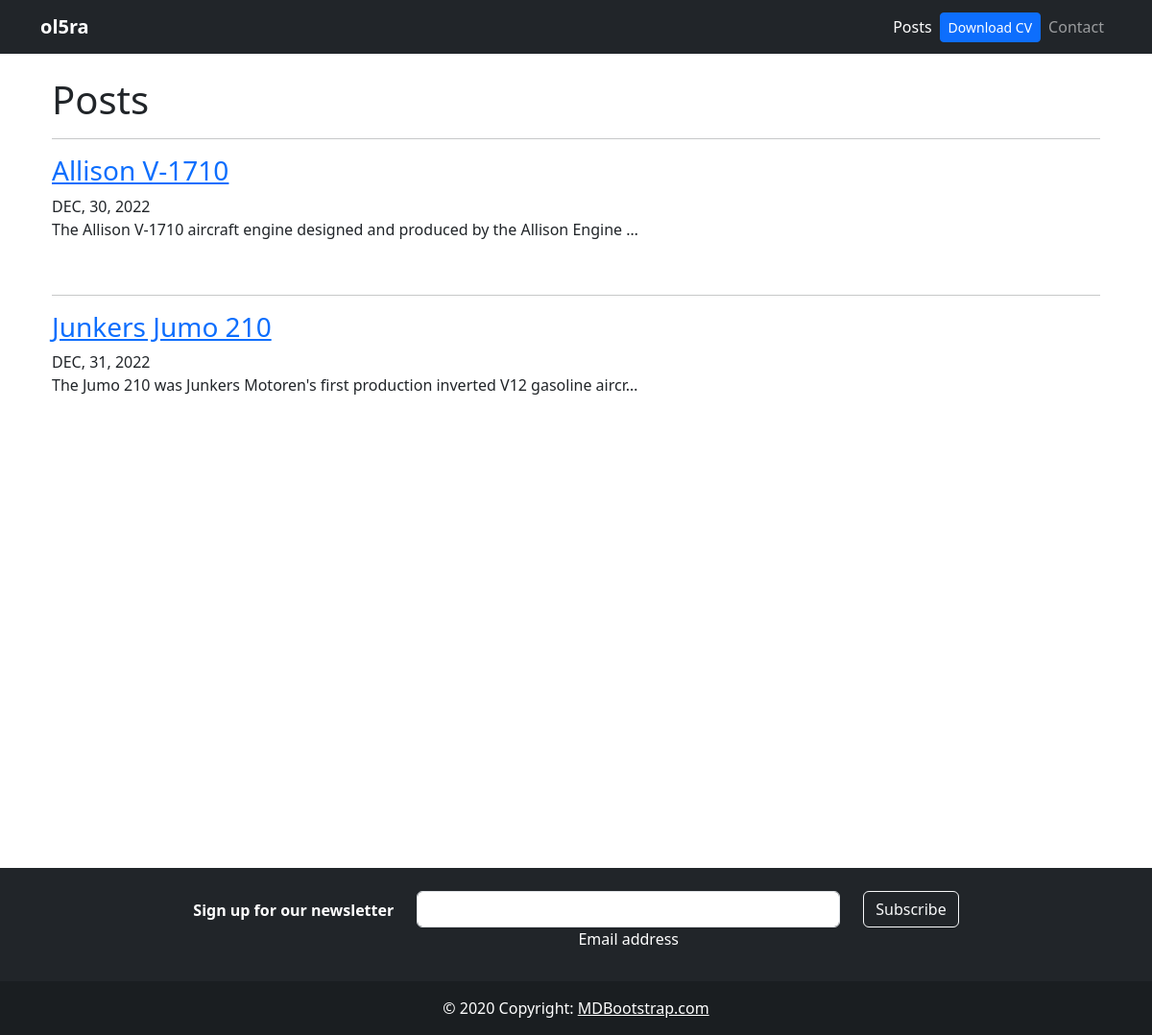
The page /blogs/ on the database as committed earlier.
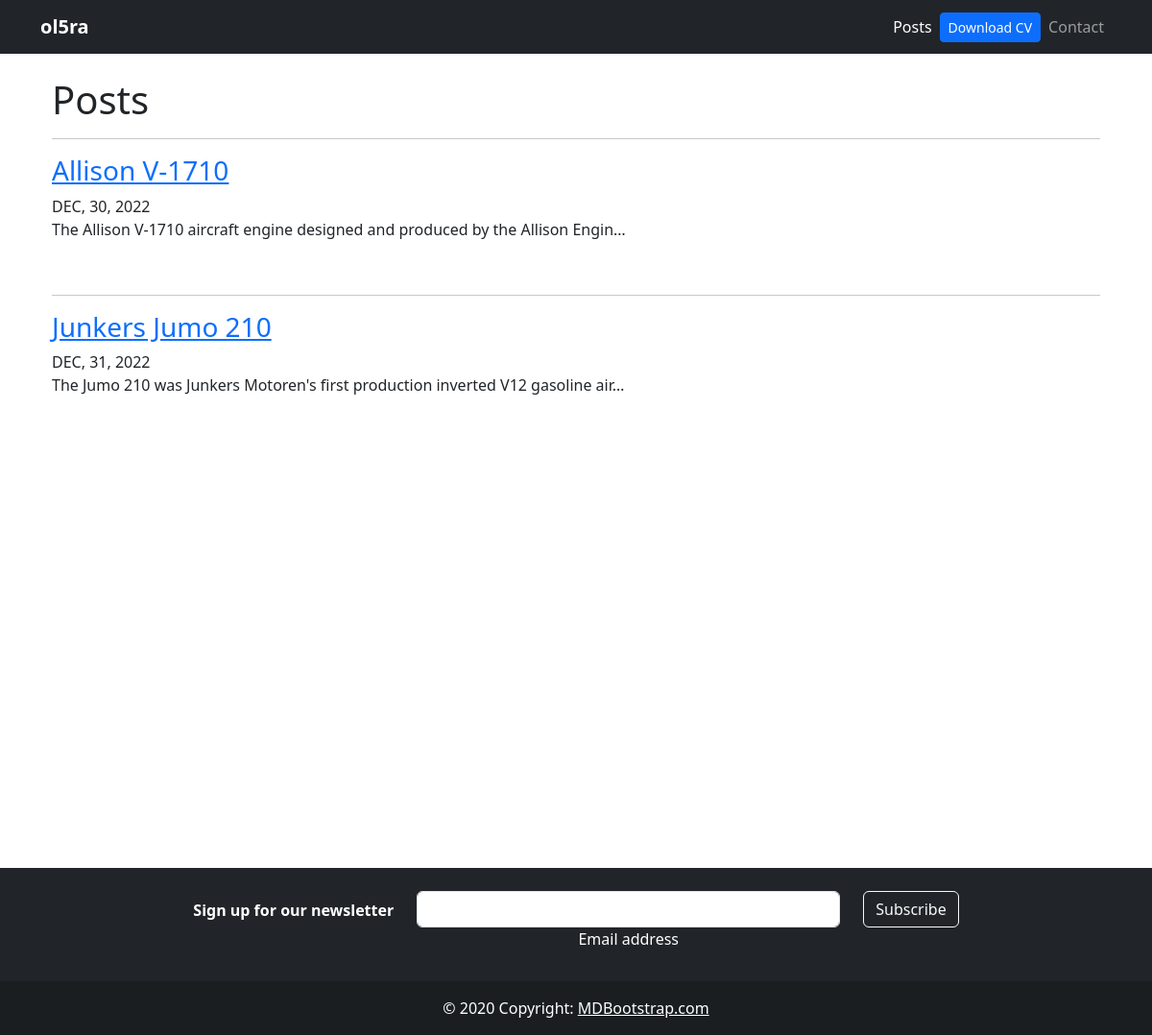
The same page on the database as committed later.
### App_Blog/models.py (models this page shows, shortened)
class MO_blogs(models.Model):
    name = models.CharField(max_length=100)
    description = models.TextField()
    image = models.ImageField(upload_to='App_Blog/images')
    date = models.DateField(default = datetime.date.today)

### App_Blog/views.py (the view)
# urls.py: path('', vw.VW_posts, name='URL_posts'),
def VW_posts(request):
    posts = MO_blogs.objects.all()
    return render(request, 'posts.html', {
        'posts': posts
    })

### App_Blog/templates/posts.html
{% extends 'layouts/base.html' %}
{% block content %}
<h1>Posts</h1>
{% for post in posts %}
    <hr>
    <h3><a href="{% url 'AppBlog:URL_post_detail' pk=post.id %}">{{ post.name }}</a></h3>
    <caption>{{ post.date | date:"M, d, Y" | upper }}</caption>
    <p>{{ post.description | striptags | truncatechars:80 }}</p>
    <br>
{% endfor %}
{% endblock %}

### App_Portfolio/templates/layouts/base.html (shortened to what this page needs)
{% load static %}
<!DOCTYPE html>
<html lang="en">
<head>
    <link href="https://cdn.jsdelivr.net/npm/bootstrap@5.3.0-alpha1/dist/css/bootstrap.min.css" rel="stylesheet"
>
    <link rel="stylesheet" href="{% static 'styles/main.css' %}">
</head>
<body>
    <header>
            {% include 'partials/navbar.html' %}
    </header>
    <main class="container p-4">
        <section>
            {% block content %}{% endblock %}
        </section>
    </main>
    <footer>
            {% include 'partials/footer.html' %}
    </footer>
</body>
</html>

### App_Portfolio/templates/partials/navbar.html (shortened to what this page needs)
{% load static %}
<nav class="navbar navbar-expand-lg navbar-dark bg-dark">
  <div class="container">
    <a class="navbar-brand fw-bold" href="{% url 'URL_home' %}">ol5ra</a>
    <div class="collapse navbar-collapse" id="navbarNav">
      <ul class="navbar-nav ms-auto">
        <li class="nav-item">
          <a
            class="nav-link active"
            aria-current="page"
            href="{% url 'AppBlog:URL_posts' %}"
            >Posts</a
          >
        </li>
        <li class="nav-item d-flex align-items-center">
          <a class="btn btn-primary btn-sm" href="{% static 'files/pdf.pdf' %}"
            target="_blank"
            >Download CV</a
          >
        </li>
        <li class="nav-item">
          <a class="nav-link" href="{% url 'URL_contact' %}">Contact</a>
        </li>
      </ul>
    </div>
  </div>
</nav>

### App_Portfolio/templates/partials/footer.html (shortened to what this page needs)
<footer class="bg-dark text-center text-white">
    <div class="container p-4 pb-0">
        <form action="">
          <div class="row d-flex justify-content-center">
            <div class="col-auto">
              <p class="pt-2">
                <strong>Sign up for our newsletter</strong>
              </p>
            </div>
            <div class="col-md-5 col-12">
              <div class="form-outline form-white mb-4">
                <input type="email" id="form5Example29" class="form-control" />
                <label class="form-label" for="form5Example29">Email address</label>
              </div>
            </div>
            <div class="col-auto">
              <button type="submit" class="btn btn-outline-light mb-4">
                Subscribe
              </button>
            </div>
          </div>
        </form>
    </div>
    <div class="text-center p-3" style="background-color: rgba(0, 0, 0, 0.2);">
      © 2020 Copyright:
      <a class="text-white" href="https://mdbootstrap.com/">MDBootstrap.com</a>
    </div>
  </footer>

### App_Portfolio/static/styles/main.css (style rules this page uses)
section { height:100vh; width: 100%; background-position:center; background-repeat: no-repeat; background-size: cover; background-attachment: fixed; }

Rows that differ between the two databases and show on the page:
changed MO_blogs "Allison V-1710": description "The Allison V-1710 aircraft engine designed and produced by the Allison Engine …" → "The Allison V-1710 aircraft engine designed and produced by the Allison Engin…"
changed MO_blogs "Junkers Jumo 210": description "The Jumo 210 was Junkers Motoren's first production inverted V12 gasoline aircr…" → "The Jumo 210 was Junkers Motoren's first production inverted V12 gasoline air…"
